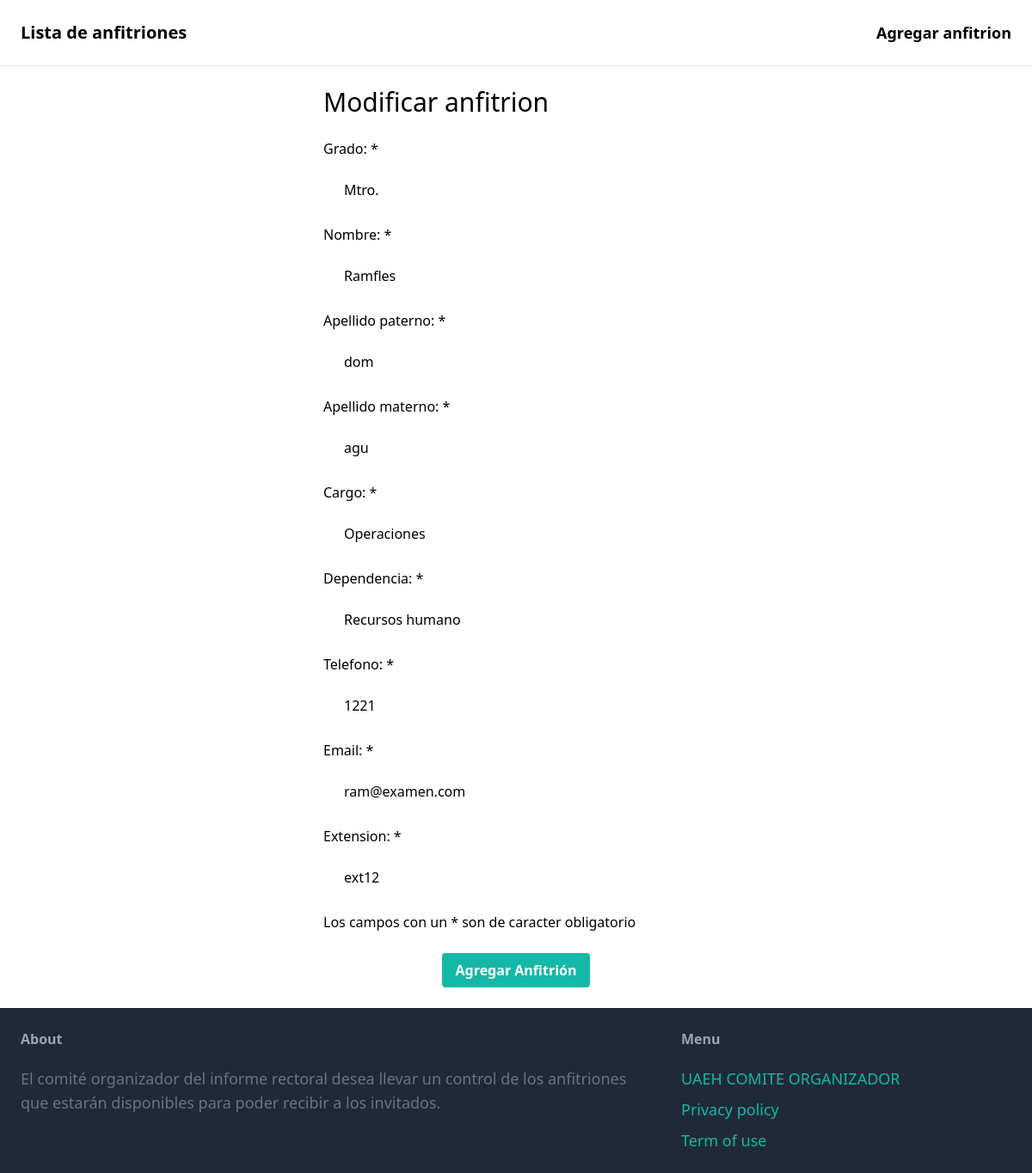
Page /modificar/11/ on the committed database.
### anfitrionesCRUD/models.py (models this page shows, shortened)
class Anfitrion(models.Model):
    idAnfitrion = models.AutoField(primary_key=True)
    grado = models.CharField(max_length=45, null=True)
    nombre = models.CharField(max_length=45, null=True)
    paterno = models.CharField(max_length=45, null=True)
    materno = models.CharField(max_length=45, null=True)
    cargo = models.CharField(max_length=45, null=True)
    dependencia = models.CharField(max_length=255, null=True)
    telefono = models.CharField(max_length=45, null=True)
    email = models.CharField(max_length=45, null=True)
    extension = models.CharField(max_length=45, null=True)

### anfitrionesCRUD/views.py (the view)
# urls.py: path('modificar/<int:anfitrion_id>/', views.modificar_anfitrion, name='modificar'),
def modificar_anfitrion(request, anfitrion_id):
    anfitrion = get_object_or_404(Anfitrion, idAnfitrion=anfitrion_id)
    if request.method == 'POST':
        form = AnfitrionForm(request.POST, instance=anfitrion)
        if form.is_valid():
            form.save()
            messages.success(request, 'Información del anfitrión actualizada.')
            return redirect('anfitrionesCRUD:lista_anfitriones')
    else:
        form = AnfitrionForm(instance=anfitrion)
    return render(request, 'anfitriones/modificar.html', {'form': form, 'anfitrion': anfitrion})

### anfitrionesCRUD/templates/anfitriones/modificar.html (shortened to what this page needs)
{% extends 'anfitriones/base.html' %}
{% block content %}
<div class=" max-w-md mx-auto ">
  <h1 class="mb-6 text-3xl">Modificar anfitrion</h1>
  <form method="post" action="{% url 'anfitrionesCRUD:modificar' anfitrion.idAnfitrion %}">
      <div class="mb-3">
        <label class="inline-block mb-2">Grado: *</label><br>
        {{ form.grado }}
      </div>
      <div class="mb-3">
        <label class="inline-block mb-2">Nombre: *</label><br>
        {{ form.nombre }}
      </div>
      <div class="mb-3">
        <label class="inline-block mb-2">Apellido paterno: *</label><br>
        {{ form.paterno }}
      </div>
      <div class="mb-3">
        <label class="inline-block mb-2">Apellido materno: * </label><br>
        {{ form.materno }}
      </div>
      <div class="mb-3">
        <label class="inline-block mb-2">Cargo: *</label><br>
        {{ form.cargo }}
      </div>
      <div class="mb-3">
        <label class="inline-block mb-2">Dependencia: *</label><br>
        {{ form.dependencia }}
      </div>
      <div class="mb-3">
        <label class="inline-block mb-2">Telefono: *</label><br>
        {{ form.telefono }}
      </div>
      <div class="mb-3">
        <label class="inline-block mb-2">Email: *</label><br>
        {{ form.email }}
      </div>
      <div class="mb-3">
        <label class="inline-block mb-2">Extension: *</label><br>
        {{ form.extension }}
      </div>
      <p class="mb-6">Los campos con un * son de caracter obligatorio</p>
      <div class="flex justify-center">
          <button type="submit" class="bg-teal-500 hover:bg-blue-700 text-white font-bold py-2 px-4 rounded">Agregar Anfitrión</button>
      </div>
  </form>
</div>
{% endblock %}

### rows in the picture
Anfitrion: grado "Mtro.", nombre "Ramfles", paterno "dom", materno "agu", cargo "Operaciones", dependencia "Recursos humano", telefono "1221", email "ram@examen.com", extension "ext12"
